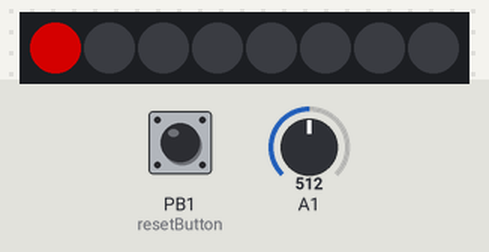
A sketch run on a simulated ATtiny85, built with avr-gcc and run on an emulated ATtiny85. On the bench: 8 RGB LEDs in strip order, left to right. The inputs (shaded band) are chosen by the test bench; at power-on: A1 = 512, PB1 (resetButton) LOW. Dim RGB values are drawn brighter than linear.

Above: at 8.1 s.
8.2 s: A1 set to 783
At 9.1 s:
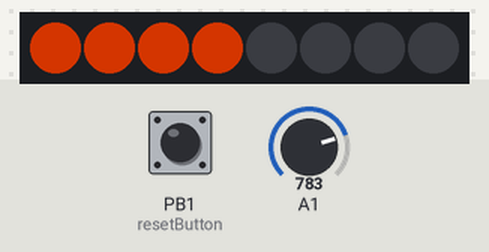
9.8 s: A1 set to 810
At 10.4 s:
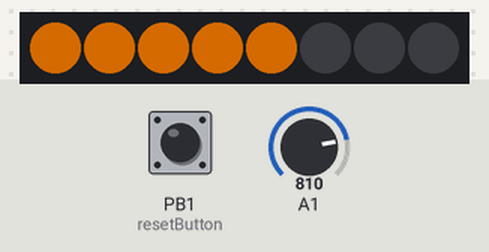
11.3 s: PB1 (resetButton) pulled HIGH for 0.15 s
At 11.66 s:
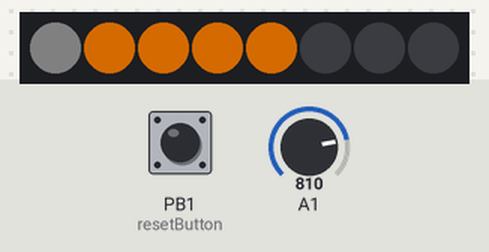
13.9 s: A1 set to 900
16.9 s: PB1 (resetButton) pulled HIGH for 3.2 s
At 19.2 s:
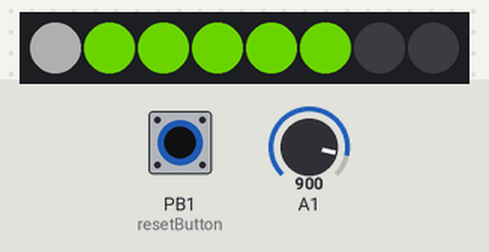
21.6 s: A1 set to 1023
At 27.2 s:
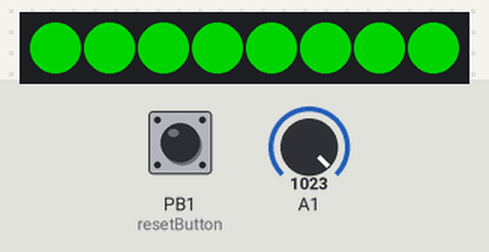
Timing chart, 0 to 27.5 s (numbered marks = the images above; inputs shaded):
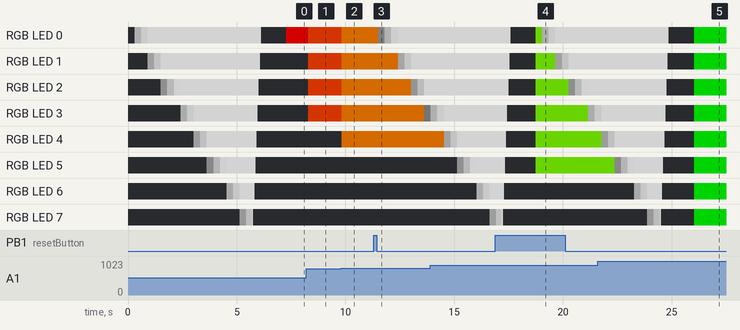

The sketch:

NeoPixel_Health_Bar_Digispark.ino
```cpp
#include <Adafruit_NeoPixel.h>

#define PIN 0

// Parameter 1 = number of pixels in strip
// Parameter 2 = pin number (most are valid)
// Parameter 3 = pixel type flags, add together as needed:
//   NEO_KHZ800  800 KHz bitstream (most NeoPixel products w/WS2812 LEDs)
//   NEO_KHZ400  400 KHz (classic 'v1' (not v2) FLORA pixels, WS2811 drivers)
//   NEO_GRB     Pixels are wired for GRB bitstream (most NeoPixel products)
//   NEO_RGB     Pixels are wired for RGB bitstream (v1 FLORA pixels, not v2)
Adafruit_NeoPixel strip = Adafruit_NeoPixel(8, PIN, NEO_GRB + NEO_KHZ800);

int MAX_BRIGHTNESS = 255;
boolean readyToStart = true;
int resetButton = 1; //pin p1 for reset button
//int adjustKnob = 0;
boolean resetProgram = false;

void setup() {

  strip.begin();
  strip.show();

  pinMode(resetButton, INPUT);
  pinMode(1, INPUT); // pin p2 = analog port 1

  //Serial.begin(9600);
}
void loop() {
  if (readyToStart) {
    initialize();
  }

  if (digitalRead(resetButton) == 1) {
    readyToStart = true;
  }
  delay(100);

  //analog port 1 = pin 2
  int adjustVal = analogRead(1);
  //Serial.print("Raw Value: ");
  //Serial.print(adjustVal);
  //Serial.print("\t");
  //Serial.print("New values: ");
  int val = map(adjustVal, 500, 1023, 0, 7);
  //Serial.print(val);
  //Serial.print("\n");
  adjustBar(val);

}

/*
 * Sweet initialization setup
 */
void initialize() {
  // Fade up slowly to white using MAX_BRIGHTNESS var
  for (int i = 0; i < strip.numPixels(); i++) {
    for (int j = 0; j < MAX_BRIGHTNESS; j++) {
      strip.setPixelColor(i, j, j, j);
      strip.setBrightness(128);
      strip.show();
      delay(2);
    }
  }

  // Fade out light bar
  for (int i = strip.numPixels(); i >= 0; i--) {
    strip.setPixelColor(i, 0, 0, 0);
    strip.show();
    delay(50);
  }

  delay(1000);

  // Make healthy bar
//  for (int i = 0; i < strip.numPixels(); i++) {
//    strip.setPixelColor(i, 0, 255, 0);
//  }
//
//  strip.setBrightness(20);
//  strip.show();

  readyToStart = false;
  // End sweet initialization
}

void adjustBar(int val) {
 // strip.show();
  int valIn = val;
  uint32_t color = strip.Color(255, 255, 255);
  switch (valIn) {
  case 1:
    color = strip.Color(255, 16, 0);
    break;
  case 2:
    color = strip.Color(255, 64, 0);
    break;
  case 3:
    color = strip.Color(255, 64, 0);
    break;
  case 4:
    color = strip.Color(255, 128, 0);
    break;
  case 5:
    color = strip.Color(128, 255, 0);
    break;
  case 6:
    color = strip.Color(64, 255, 0);
    break;
  case 7:
    color = strip.Color(0, 255, 0);
    break;
  default:
    color = strip.Color(255, 0, 0);
  }

  //clear the pixels to zero
  for (int j = 0; j < strip.numPixels(); j++) {
   strip.setPixelColor(j, 0, 0, 0);
  }
  strip.show();

  //show the correct color and num pixels
  for (int i = 0; i <= valIn; i++) {
    strip.setPixelColor(i, color);
  }
  strip.show();
}
```

Measured:
- the behaviour switches between 798 and 799 on A1 (found by bisection; images 1 and 2)
- after the input at 8.2 s, RGB LED 0: RGB(128, 0, 0) → RGB(128, 32, 0) after 0.10 s; RGB LED 1–3: off → RGB(128, 32, 0) after 0.10 s; the LEDs: change after 0.10 s (image 1)
- after the input at 9.8 s, RGB LED 0–3: RGB(128, 32, 0) → RGB(128, 64, 0) at once; RGB LED 4: off → RGB(128, 64, 0) at once; the LEDs: change at once (image 2)
- after the input at 11.3 s, RGB LED 0: RGB(128, 64, 0) → RGB(5, 5, 5) after 0.21 s, → RGB(59, 59, 59) 0.30 s later, → RGB(114, 114, 114) 0.30 s later, → RGB(127, 127, 127) 0.30 s later; RGB LED 1: RGB(128, 64, 0) → RGB(40, 40, 40) after 1.1 s, → RGB(94, 94, 94) 0.30 s later, → RGB(127, 127, 127) 0.30 s later
- after the input at 16.9 s, the LEDs: first differ from a run without the input after 2.2 s (image 4)
- after the input at 21.6 s, the LEDs: first differ from a run without the input after 4.4 s (image 5)
